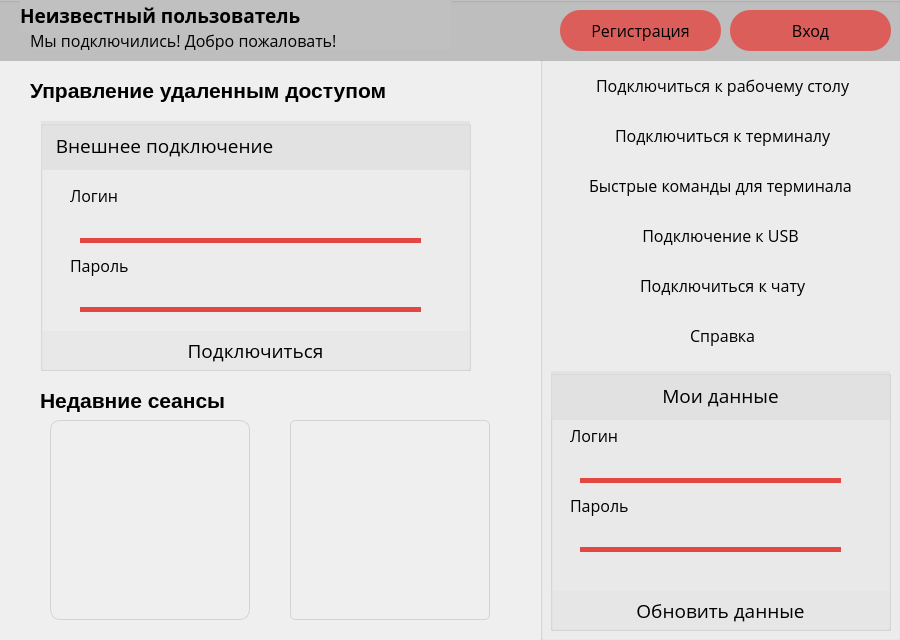
<?xml version="1.0" encoding="UTF-8"?>
<ui version="4.0">
 <class>mainRedConnect</class>
 <widget class="QWidget" name="mainRedConnect">
  <property name="geometry">
   <rect>
    <x>0</x>
    <y>0</y>
    <width>900</width>
    <height>640</height>
   </rect>
  </property>
  <property name="minimumSize">
   <size>
    <width>200</width>
    <height>200</height>
   </size>
  </property>
  <property name="maximumSize">
   <size>
    <width>960</width>
    <height>640</height>
   </size>
  </property>
  <property name="windowTitle">
   <string>mainRedConnect</string>
  </property>
  <widget class="QWidget" name="bg_widget_account" native="true">
   <property name="geometry">
    <rect>
     <x>-10</x>
     <y>-10</y>
     <width>911</width>
     <height>71</height>
    </rect>
   </property>
   <property name="font">
    <font>
     <family>Open Sans</family>
    </font>
   </property>
   <property name="styleSheet">
    <string notr="true">QWidget{
background:silver;
color:black;
}</string>
   </property>
   <widget class="QGroupBox" name="bg_groupbox_wigdet">
    <property name="geometry">
     <rect>
      <x>0</x>
      <y>-10</y>
      <width>911</width>
      <height>101</height>
     </rect>
    </property>
    <property name="title">
     <string>GroupBox</string>
    </property>
    <widget class="QPushButton" name="registration_button_account">
     <property name="geometry">
      <rect>
       <x>570</x>
       <y>30</y>
       <width>161</width>
       <height>41</height>
      </rect>
     </property>
     <property name="font">
      <font>
       <family>Open Sans</family>
       <pointsize>12</pointsize>
      </font>
     </property>
     <property name="styleSheet">
      <string notr="true">QPushButton{
color:black;
background:rgba(228,70,65,0.8);
border:0;
border-radius:20px;
}

QPushButton:hover{
color:black;
background:rgb(228,70,65);
border-color:black;
border:1px  solid black;
font-weight:bold;
}</string>
     </property>
     <property name="text">
      <string>Регистрация</string>
     </property>
     <property name="icon">
      <iconset>
       <normaloff>ico/registrationNEW.png</normaloff>ico/registrationNEW.png</iconset>
     </property>
     <property name="iconSize">
      <size>
       <width>20</width>
       <height>20</height>
      </size>
     </property>
    </widget>
    <widget class="QPushButton" name="logiIn_button_account">
     <property name="geometry">
      <rect>
       <x>740</x>
       <y>30</y>
       <width>161</width>
       <height>41</height>
      </rect>
     </property>
     <property name="font">
      <font>
       <family>Open Sans</family>
       <pointsize>12</pointsize>
      </font>
     </property>
     <property name="autoFillBackground">
      <bool>false</bool>
     </property>
     <property name="styleSheet">
      <string notr="true">QPushButton{
color:black;
background:rgba(228,70,65,0.8);
border:0;
border-radius:20px;
}

QPushButton:hover{
color:black;
background:rgb(228,70,65);
border-color:black;
border:1px  solid black;
font-weight:bold;
}</string>
     </property>
     <property name="text">
      <string>Вход</string>
     </property>
     <property name="icon">
      <iconset>
       <normaloff>ico/loginIN.png</normaloff>ico/loginIN.png</iconset>
     </property>
     <property name="iconSize">
      <size>
       <width>22</width>
       <height>22</height>
      </size>
     </property>
    </widget>
    <widget class="QLabel" name="name_account">
     <property name="geometry">
      <rect>
       <x>30</x>
       <y>20</y>
       <width>431</width>
       <height>31</height>
      </rect>
     </property>
     <property name="font">
      <font>
       <family>Open Sans</family>
       <pointsize>14</pointsize>
       <weight>75</weight>
       <bold>true</bold>
      </font>
     </property>
     <property name="text">
      <string>Неизвестный пользователь</string>
     </property>
    </widget>
    <widget class="QLabel" name="welcome_label_account">
     <property name="geometry">
      <rect>
       <x>40</x>
       <y>50</y>
       <width>421</width>
       <height>20</height>
      </rect>
     </property>
     <property name="font">
      <font>
       <family>Open Sans</family>
       <pointsize>12</pointsize>
      </font>
     </property>
     <property name="text">
      <string>Мы подключились! Добро пожаловать!</string>
     </property>
    </widget>
   </widget>
  </widget>
  <widget class="QWidget" name="menu_widget" native="true">
   <property name="geometry">
    <rect>
     <x>540</x>
     <y>60</y>
     <width>361</width>
     <height>601</height>
    </rect>
   </property>
   <property name="styleSheet">
    <string notr="true">QWidget{
color:black;

}</string>
   </property>
   <widget class="QGroupBox" name="menu_groupBox">
    <property name="geometry">
     <rect>
      <x>0</x>
      <y>-10</y>
      <width>361</width>
      <height>591</height>
     </rect>
    </property>
    <property name="title">
     <string/>
    </property>
    <widget class="QPushButton" name="connect_to_desktop_button">
     <property name="geometry">
      <rect>
       <x>0</x>
       <y>10</y>
       <width>361</width>
       <height>51</height>
      </rect>
     </property>
     <property name="font">
      <font>
       <family>Open Sans</family>
       <pointsize>12</pointsize>
      </font>
     </property>
     <property name="styleSheet">
      <string notr="true">QPushButton{
border:0;
}

QPushButton:hover{
background:gainsboro;
}</string>
     </property>
     <property name="text">
      <string> Подключиться к рабочему столу</string>
     </property>
     <property name="icon">
      <iconset>
       <normaloff>ico/desktopconnect.png</normaloff>ico/desktopconnect.png</iconset>
     </property>
     <property name="iconSize">
      <size>
       <width>22</width>
       <height>22</height>
      </size>
     </property>
    </widget>
    <widget class="QPushButton" name="connect_to_terminal_button">
     <property name="geometry">
      <rect>
       <x>0</x>
       <y>60</y>
       <width>361</width>
       <height>51</height>
      </rect>
     </property>
     <property name="font">
      <font>
       <family>Open Sans</family>
       <pointsize>12</pointsize>
      </font>
     </property>
     <property name="styleSheet">
      <string notr="true">QPushButton{
border:0;
}

QPushButton:hover{
background:gainsboro;
}</string>
     </property>
     <property name="text">
      <string> Подключиться к терминалу</string>
     </property>
     <property name="icon">
      <iconset>
       <normaloff>ico/terminalconnect.png</normaloff>ico/terminalconnect.png</iconset>
     </property>
     <property name="iconSize">
      <size>
       <width>22</width>
       <height>22</height>
      </size>
     </property>
    </widget>
    <widget class="QGroupBox" name="mydata_groupbox">
     <property name="geometry">
      <rect>
       <x>10</x>
       <y>320</y>
       <width>341</width>
       <height>261</height>
      </rect>
     </property>
     <property name="title">
      <string/>
     </property>
     <widget class="QLabel" name="mydata_label">
      <property name="geometry">
       <rect>
        <x>0</x>
        <y>0</y>
        <width>341</width>
        <height>51</height>
       </rect>
      </property>
      <property name="font">
       <font>
        <family>Open Sans</family>
        <pointsize>14</pointsize>
       </font>
      </property>
      <property name="styleSheet">
       <string notr="true">QLabel{
background:rgba(220,220,220,0.6);
color:black;
margin:1px;
}</string>
      </property>
      <property name="text">
       <string>Мои данные</string>
      </property>
      <property name="alignment">
       <set>Qt::AlignCenter</set>
      </property>
     </widget>
     <widget class="QLabel" name="login_mydata_label">
      <property name="geometry">
       <rect>
        <x>20</x>
        <y>50</y>
        <width>61</width>
        <height>31</height>
       </rect>
      </property>
      <property name="font">
       <font>
        <family>Open Sans</family>
        <pointsize>12</pointsize>
       </font>
      </property>
      <property name="text">
       <string>Логин</string>
      </property>
     </widget>
     <widget class="QLabel" name="password_mydata_label">
      <property name="geometry">
       <rect>
        <x>20</x>
        <y>120</y>
        <width>61</width>
        <height>31</height>
       </rect>
      </property>
      <property name="font">
       <font>
        <family>Open Sans</family>
        <pointsize>12</pointsize>
       </font>
      </property>
      <property name="text">
       <string>Пароль</string>
      </property>
     </widget>
     <widget class="QLineEdit" name="password_mydata_LineEdit">
      <property name="enabled">
       <bool>false</bool>
      </property>
      <property name="geometry">
       <rect>
        <x>30</x>
        <y>150</y>
        <width>261</width>
        <height>31</height>
       </rect>
      </property>
      <property name="font">
       <font>
        <family>Open Sans</family>
        <pointsize>12</pointsize>
       </font>
      </property>
      <property name="styleSheet">
       <string notr="true">QLineEdit{
background:transparent;
color:black;
 border:0px;
}</string>
      </property>
      <property name="text">
       <string/>
      </property>
     </widget>
     <widget class="QLineEdit" name="login_mydata_LineEdit">
      <property name="enabled">
       <bool>false</bool>
      </property>
      <property name="geometry">
       <rect>
        <x>30</x>
        <y>80</y>
        <width>261</width>
        <height>31</height>
       </rect>
      </property>
      <property name="font">
       <font>
        <family>Open Sans</family>
        <pointsize>12</pointsize>
       </font>
      </property>
      <property name="styleSheet">
       <string notr="true">QLineEdit{
background:transparent;
color:black;
 border:0px;
}</string>
      </property>
      <property name="text">
       <string/>
      </property>
     </widget>
     <widget class="QPushButton" name="update_data_mydata_button">
      <property name="geometry">
       <rect>
        <x>0</x>
        <y>220</y>
        <width>341</width>
        <height>41</height>
       </rect>
      </property>
      <property name="font">
       <font>
        <family>Open Sans</family>
        <pointsize>14</pointsize>
       </font>
      </property>
      <property name="styleSheet">
       <string notr="true">QPushButton{
background:rgba(220,220,220,0.3);
color:black;
margin:1px;
border:0;
}

QPushButton:hover{
background:gainsboro;
background:rgb(228,70,65);
font-weight:bold;
}</string>
      </property>
      <property name="text">
       <string>Обновить данные</string>
      </property>
      <property name="icon">
       <iconset>
        <normaloff>ico/updatedata.png</normaloff>ico/updatedata.png</iconset>
      </property>
      <property name="iconSize">
       <size>
        <width>22</width>
        <height>22</height>
       </size>
      </property>
     </widget>
     <widget class="QWidget" name="decoration_password_mydata_widget" native="true">
      <property name="geometry">
       <rect>
        <x>30</x>
        <y>170</y>
        <width>261</width>
        <height>16</height>
       </rect>
      </property>
      <property name="styleSheet">
       <string notr="true">QWidget{
background: rgb(228,70,65);
margin: 7px, 4px, 0px, 0px;
}</string>
      </property>
     </widget>
     <widget class="QWidget" name="decoration_login_mydata_widget" native="true">
      <property name="geometry">
       <rect>
        <x>30</x>
        <y>100</y>
        <width>261</width>
        <height>16</height>
       </rect>
      </property>
      <property name="styleSheet">
       <string notr="true">QWidget{
background: rgb(228,70,65);
margin:8px, 3px, 0px, 0px;
}</string>
      </property>
     </widget>
    </widget>
    <widget class="QPushButton" name="connect_to_chat_button">
     <property name="geometry">
      <rect>
       <x>0</x>
       <y>210</y>
       <width>361</width>
       <height>51</height>
      </rect>
     </property>
     <property name="font">
      <font>
       <family>Open Sans</family>
       <pointsize>12</pointsize>
      </font>
     </property>
     <property name="styleSheet">
      <string notr="true">QPushButton{
border:0;
}

QPushButton:hover{
background:gainsboro;
}</string>
     </property>
     <property name="text">
      <string> Подключиться к чату</string>
     </property>
     <property name="icon">
      <iconset>
       <normaloff>ico/connectchat.png</normaloff>ico/connectchat.png</iconset>
     </property>
     <property name="iconSize">
      <size>
       <width>24</width>
       <height>24</height>
      </size>
     </property>
    </widget>
    <widget class="QPushButton" name="information_button">
     <property name="geometry">
      <rect>
       <x>0</x>
       <y>260</y>
       <width>361</width>
       <height>51</height>
      </rect>
     </property>
     <property name="font">
      <font>
       <family>Open Sans</family>
       <pointsize>12</pointsize>
      </font>
     </property>
     <property name="styleSheet">
      <string notr="true">QPushButton{
border:0;
}

QPushButton:hover{
background:gainsboro;
}</string>
     </property>
     <property name="text">
      <string> Справка</string>
     </property>
     <property name="icon">
      <iconset>
       <normaloff>ico/info.png</normaloff>ico/info.png</iconset>
     </property>
     <property name="iconSize">
      <size>
       <width>22</width>
       <height>22</height>
      </size>
     </property>
    </widget>
    <widget class="QPushButton" name="usb_button">
     <property name="geometry">
      <rect>
       <x>0</x>
       <y>160</y>
       <width>361</width>
       <height>51</height>
      </rect>
     </property>
     <property name="font">
      <font>
       <family>Open Sans</family>
       <pointsize>12</pointsize>
      </font>
     </property>
     <property name="styleSheet">
      <string notr="true">QPushButton{
border:0;
}

QPushButton:hover{
background:gainsboro;
}</string>
     </property>
     <property name="text">
      <string>Подключение к USB</string>
     </property>
     <property name="icon">
      <iconset>
       <normaloff>ico/usbconnect.png</normaloff>ico/usbconnect.png</iconset>
     </property>
     <property name="iconSize">
      <size>
       <width>25</width>
       <height>25</height>
      </size>
     </property>
    </widget>
    <widget class="QPushButton" name="usb_button_2">
     <property name="geometry">
      <rect>
       <x>0</x>
       <y>110</y>
       <width>361</width>
       <height>51</height>
      </rect>
     </property>
     <property name="font">
      <font>
       <family>Open Sans</family>
       <pointsize>12</pointsize>
      </font>
     </property>
     <property name="styleSheet">
      <string notr="true">QPushButton{
border:0;
}

QPushButton:hover{
background:gainsboro;
}</string>
     </property>
     <property name="text">
      <string>Быстрые команды для терминала</string>
     </property>
     <property name="icon">
      <iconset>
       <normaloff>ico/command.png</normaloff>ico/command.png</iconset>
     </property>
     <property name="iconSize">
      <size>
       <width>18</width>
       <height>18</height>
      </size>
     </property>
    </widget>
   </widget>
  </widget>
  <widget class="QLabel" name="main_label">
   <property name="geometry">
    <rect>
     <x>30</x>
     <y>70</y>
     <width>431</width>
     <height>41</height>
    </rect>
   </property>
   <property name="font">
    <font>
     <pointsize>16</pointsize>
     <weight>75</weight>
     <bold>true</bold>
    </font>
   </property>
   <property name="text">
    <string>Управление удаленным доступом</string>
   </property>
  </widget>
  <widget class="QGroupBox" name="external_connection_groupbox">
   <property name="geometry">
    <rect>
     <x>40</x>
     <y>120</y>
     <width>431</width>
     <height>251</height>
    </rect>
   </property>
   <property name="title">
    <string/>
   </property>
   <widget class="QPushButton" name="pushButton">
    <property name="geometry">
     <rect>
      <x>0</x>
      <y>210</y>
      <width>431</width>
      <height>41</height>
     </rect>
    </property>
    <property name="font">
     <font>
      <family>Open Sans</family>
      <pointsize>14</pointsize>
     </font>
    </property>
    <property name="styleSheet">
     <string notr="true">QPushButton{
background:rgba(220,220,220,0.3);
color:black;
margin:1px;
border:0;
}

QPushButton:hover{
background:gainsboro;
background:rgb(228,70,65);
font-weight:bold;
}</string>
    </property>
    <property name="text">
     <string>Подключиться</string>
    </property>
    <property name="icon">
     <iconset>
      <normaloff>ico/connect.png</normaloff>ico/connect.png</iconset>
    </property>
    <property name="iconSize">
     <size>
      <width>21</width>
      <height>21</height>
     </size>
    </property>
   </widget>
   <widget class="QLabel" name="external_connection_label">
    <property name="geometry">
     <rect>
      <x>0</x>
      <y>0</y>
      <width>431</width>
      <height>51</height>
     </rect>
    </property>
    <property name="font">
     <font>
      <family>Open Sans</family>
      <pointsize>14</pointsize>
     </font>
    </property>
    <property name="styleSheet">
     <string notr="true">QLabel{
background:rgba(220,220,220,0.6);
color:black;
margin:1px;
}</string>
    </property>
    <property name="text">
     <string>  Внешнее подключение</string>
    </property>
    <property name="alignment">
     <set>Qt::AlignLeading|Qt::AlignLeft|Qt::AlignVCenter</set>
    </property>
   </widget>
   <widget class="QLabel" name="login_extrernal_connection_label">
    <property name="geometry">
     <rect>
      <x>30</x>
      <y>60</y>
      <width>61</width>
      <height>31</height>
     </rect>
    </property>
    <property name="font">
     <font>
      <family>Open Sans</family>
      <pointsize>12</pointsize>
     </font>
    </property>
    <property name="text">
     <string>Логин</string>
    </property>
   </widget>
   <widget class="QLabel" name="password_extrernal_connection_label">
    <property name="geometry">
     <rect>
      <x>30</x>
      <y>130</y>
      <width>61</width>
      <height>31</height>
     </rect>
    </property>
    <property name="font">
     <font>
      <family>Open Sans</family>
      <pointsize>12</pointsize>
     </font>
    </property>
    <property name="text">
     <string>Пароль</string>
    </property>
   </widget>
   <widget class="QLineEdit" name="login_extrernal_connection_LineEdit">
    <property name="geometry">
     <rect>
      <x>40</x>
      <y>90</y>
      <width>341</width>
      <height>31</height>
     </rect>
    </property>
    <property name="font">
     <font>
      <family>Open Sans</family>
      <pointsize>12</pointsize>
     </font>
    </property>
    <property name="styleSheet">
     <string notr="true">QLineEdit{
background:transparent;
color:black;
 border:0px;
}</string>
    </property>
    <property name="text">
     <string/>
    </property>
   </widget>
   <widget class="QLineEdit" name="password_extrernal_connection_LineEdit">
    <property name="geometry">
     <rect>
      <x>40</x>
      <y>160</y>
      <width>341</width>
      <height>31</height>
     </rect>
    </property>
    <property name="font">
     <font>
      <family>Open Sans</family>
      <pointsize>12</pointsize>
     </font>
    </property>
    <property name="styleSheet">
     <string notr="true">QLineEdit{
background:transparent;
color:black;
 border:0px;
}</string>
    </property>
    <property name="text">
     <string/>
    </property>
   </widget>
   <widget class="QWidget" name="decoration_password_external_connection_widget" native="true">
    <property name="geometry">
     <rect>
      <x>40</x>
      <y>180</y>
      <width>341</width>
      <height>16</height>
     </rect>
    </property>
    <property name="styleSheet">
     <string notr="true">QWidget{
background: rgb(228,70,65);
margin: 7px, 4px, 0px, 0px;
}</string>
    </property>
   </widget>
   <widget class="QWidget" name="decoration_login_external_connection_widget" native="true">
    <property name="geometry">
     <rect>
      <x>40</x>
      <y>110</y>
      <width>341</width>
      <height>16</height>
     </rect>
    </property>
    <property name="styleSheet">
     <string notr="true">QWidget{
background: rgb(228,70,65);
margin:8px, 3px, 0px, 0px;
}</string>
    </property>
   </widget>
  </widget>
  <widget class="QLabel" name="seans_main_label_">
   <property name="geometry">
    <rect>
     <x>40</x>
     <y>380</y>
     <width>431</width>
     <height>41</height>
    </rect>
   </property>
   <property name="font">
    <font>
     <pointsize>16</pointsize>
     <weight>75</weight>
     <bold>true</bold>
    </font>
   </property>
   <property name="styleSheet">
    <string notr="true">QLabel{
color:black;
}</string>
   </property>
   <property name="text">
    <string>Недавние сеансы</string>
   </property>
  </widget>
  <widget class="QLabel" name="image_last_seanse1">
   <property name="geometry">
    <rect>
     <x>50</x>
     <y>420</y>
     <width>200</width>
     <height>200</height>
    </rect>
   </property>
   <property name="minimumSize">
    <size>
     <width>200</width>
     <height>200</height>
    </size>
   </property>
   <property name="maximumSize">
    <size>
     <width>200</width>
     <height>200</height>
    </size>
   </property>
   <property name="autoFillBackground">
    <bool>false</bool>
   </property>
   <property name="styleSheet">
    <string notr="true">QLabel{
border: 1px solid lightgray;
border-radius:10px;
}

QLabel:hover{
border: 2px solid black;
}</string>
   </property>
   <property name="text">
    <string/>
   </property>
   <property name="scaledContents">
    <bool>true</bool>
   </property>
  </widget>
  <widget class="QLabel" name="image_last_seanse2">
   <property name="geometry">
    <rect>
     <x>290</x>
     <y>420</y>
     <width>200</width>
     <height>200</height>
    </rect>
   </property>
   <property name="minimumSize">
    <size>
     <width>200</width>
     <height>200</height>
    </size>
   </property>
   <property name="maximumSize">
    <size>
     <width>200</width>
     <height>200</height>
    </size>
   </property>
   <property name="styleSheet">
    <string notr="true">QLabel{
border: 1px solid lightgray;
border-radius:5px;
}

QLabel:hover{
border: 2px solid black;
}</string>
   </property>
   <property name="text">
    <string/>
   </property>
   <property name="scaledContents">
    <bool>true</bool>
   </property>
   <property name="wordWrap">
    <bool>false</bool>
   </property>
  </widget>
 </widget>
 <resources/>
 <connections/>
</ui>
